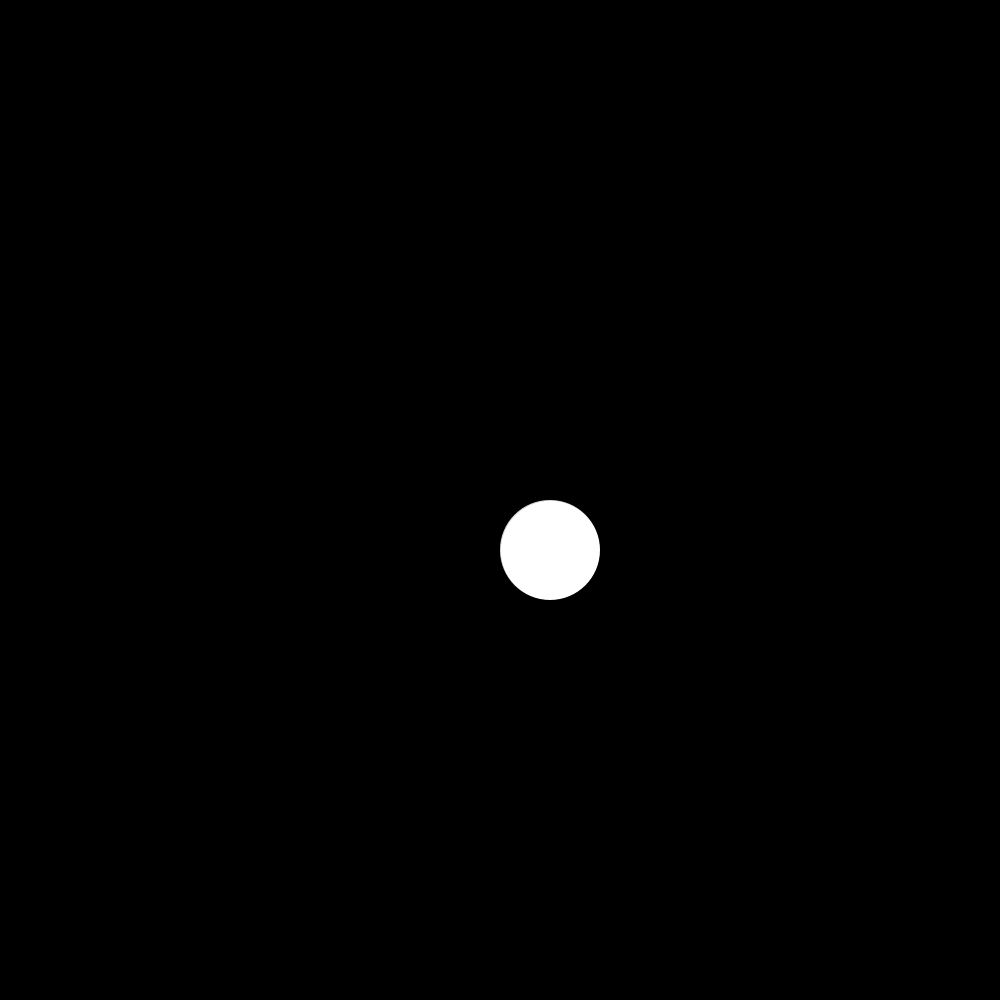
Frame 1 (no input)
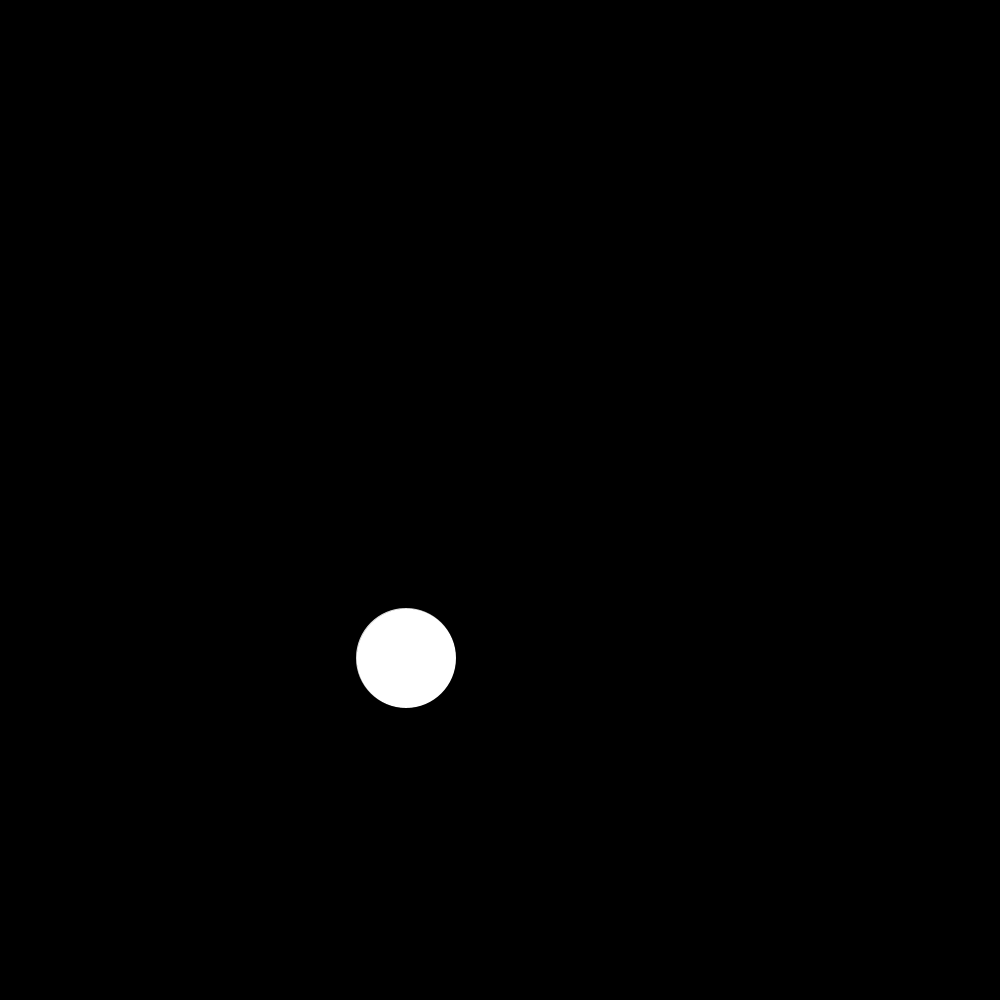
Frame 60 (the mouse pressed at the canvas centre just before this capture)
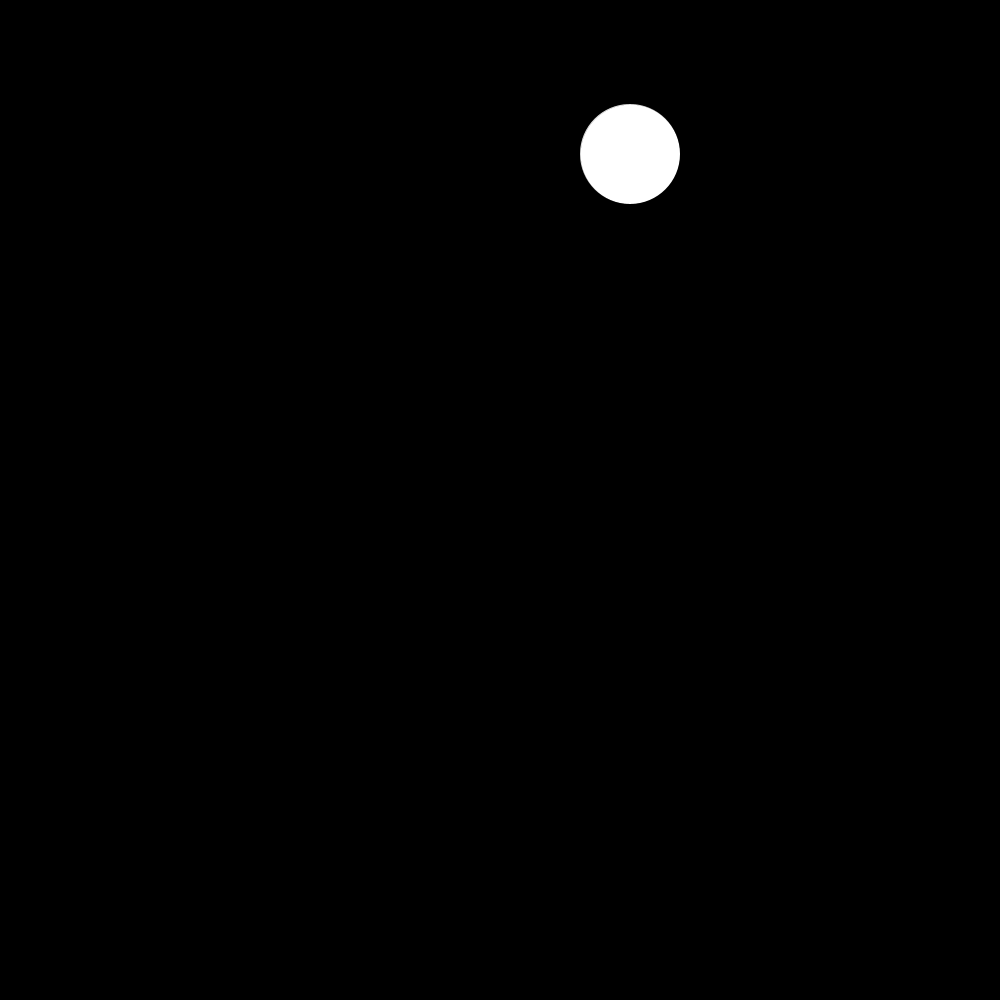
Frame 120 (the mouse held since frame 60 and released just before this capture)

The Processing sketch that drew these frames (run headless with seeded random() and noise(); from frame 60 on, the mouse is pressed at the canvas centre):

// Processing sketch: Lab7Pt3_Nguyen
// ── Lab7Pt3_Nguyen.pde
/**************************************************************/

// Lab 7, Part 3
// Vincent Nguyen

// Global Variables
int xCoor, xConstant, yCoor, yConstant;

// Setup
void setup()
{
  size(1000, 1000);
  xCoor = width/2;
  yCoor = height/2;
  xConstant = (int)random(10, 20);
  yConstant = (int)random(10, 20);
}

// Drawing Loop
void draw()
{
  background(0);
  strokeWeight(0);
  ellipseMode(CORNER);
  ellipse(xCoor, yCoor, 100, 100);
  xCoor += xConstant;
  yCoor += yConstant;
  
  if((xCoor+100) >= width || xCoor <= 0)
  {
    xConstant *= -1;
  }
  if((yCoor+100) >= height || yCoor <= 0)
  {
    yConstant *= -1;
  }
  
}


/**************************************************************/
